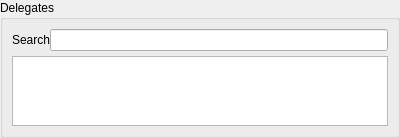
<?xml version="1.0" encoding="UTF-8"?>
<ui version="4.0">
 <class>Agenda::Internal::UserCalendarDelegatesMapperWidget</class>
 <widget class="QWidget" name="Agenda::Internal::UserCalendarDelegatesMapperWidget">
  <property name="geometry">
   <rect>
    <x>0</x>
    <y>0</y>
    <width>400</width>
    <height>127</height>
   </rect>
  </property>
  <property name="windowTitle">
   <string>Form</string>
  </property>
  <layout class="QGridLayout" name="gridLayout">
   <property name="margin">
    <number>0</number>
   </property>
   <item row="0" column="0">
    <widget class="QGroupBox" name="groupBox_3">
     <property name="title">
      <string>Delegates</string>
     </property>
     <layout class="QGridLayout" name="groupGridLayout">
      <property name="spacing">
       <number>5</number>
      </property>
      <item row="0" column="0">
       <layout class="QHBoxLayout" name="horizontalLayout">
        <property name="spacing">
         <number>0</number>
        </property>
        <item>
         <widget class="QLabel" name="label_4">
          <property name="maximumSize">
           <size>
            <width>16777215</width>
            <height>16777215</height>
           </size>
          </property>
          <property name="text">
           <string>Search</string>
          </property>
         </widget>
        </item>
        <item>
         <widget class="UserPlugin::UserLineEditCompleterSearch" name="searchUser">
          <property name="minimumSize">
           <size>
            <width>0</width>
            <height>22</height>
           </size>
          </property>
          <property name="maximumSize">
           <size>
            <width>16777215</width>
            <height>16777215</height>
           </size>
          </property>
         </widget>
        </item>
       </layout>
      </item>
      <item row="1" column="0">
       <widget class="QTreeView" name="delegateUserView">
        <property name="editTriggers">
         <set>QAbstractItemView::NoEditTriggers</set>
        </property>
        <property name="alternatingRowColors">
         <bool>false</bool>
        </property>
        <property name="selectionMode">
         <enum>QAbstractItemView::SingleSelection</enum>
        </property>
        <property name="selectionBehavior">
         <enum>QAbstractItemView::SelectRows</enum>
        </property>
        <property name="rootIsDecorated">
         <bool>false</bool>
        </property>
        <property name="uniformRowHeights">
         <bool>true</bool>
        </property>
       </widget>
      </item>
     </layout>
    </widget>
   </item>
  </layout>
 </widget>
 <customwidgets>
  <customwidget>
   <class>UserPlugin::UserLineEditCompleterSearch</class>
   <extends>QLineEdit</extends>
   <header location="global">usermanagerplugin/widgets/userlineeditcompletersearch.h</header>
  </customwidget>
 </customwidgets>
 <resources/>
 <connections/>
</ui>
